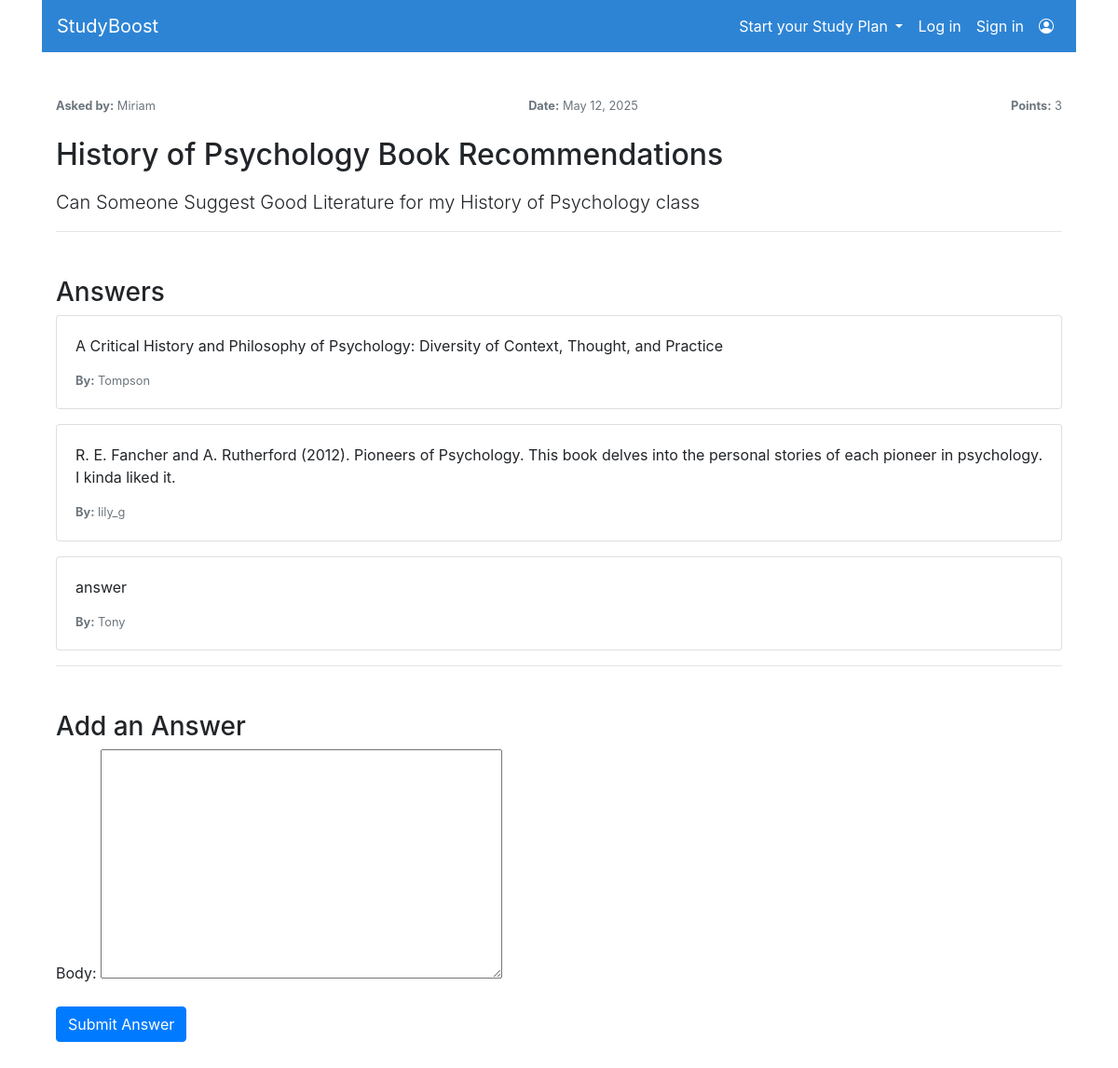
The page /users/question/3/ on the database its author committed.
### users/models.py (models this page shows, shortened)
class Question(models.Model):
    owner = models.ForeignKey(User, on_delete=models.CASCADE, related_name='questions')
    title = models.CharField(max_length=255)
    body = models.TextField()
    points = models.PositiveIntegerField(default=0)
    is_closed = models.BooleanField(default=False)
    created_at = models.DateTimeField(auto_now_add=True)

class Answer(models.Model):
    question = models.ForeignKey('Question', on_delete=models.CASCADE, related_name='answers')
    author = models.ForeignKey(UserProfile, on_delete=models.CASCADE, related_name='answers')
    body = models.TextField()
    is_awarded = models.BooleanField(default=False)
    points_awarded = models.PositiveIntegerField(default=0)
    created_at = models.DateTimeField(auto_now_add=True)

class UserProfile(models.Model):
    user = models.OneToOneField(User, on_delete=models.CASCADE)
    age = models.PositiveIntegerField(null=True, blank=True)
    study_field = models.CharField(max_length=100, blank=True)
    study_place = models.CharField(max_length=100, blank=True)
    study_year = models.PositiveIntegerField(null=True, blank=True)
    points = models.IntegerField(default=0)

### users/views.py (the view, shortened to what this page needs)
# urls.py: path('question/<int:question_id>/', views.question_detail, name='question_detail'),
def question_detail(request, question_id):
    question = get_object_or_404(Question, id=question_id)
    answers = Answer.objects.filter(question=question)
    is_owner = question.owner == request.user
    form = AnswerForm()
    return render(request, 'users/question_detail.html', {
        'question': question,
        'answers': answers,
        'form': form,
        'is_owner': is_owner
    })

### users/forms.py
class AnswerForm(forms.ModelForm):
    class Meta:
        model = Answer
        fields = ['body']

### users/templates/users/question_detail.html (shortened to what this page needs)
<!DOCTYPE html>
<html lang="en">
<head>
    <link rel="stylesheet" href="https://stackpath.bootstrapcdn.com/bootstrap/4.4.1/css/bootstrap.min.css"
>
    {% load static %}
    <link rel="stylesheet" href="{% static 'users/css/style.css' %}?v=1.0">
    <link
        rel="stylesheet"
        href="https://cdn.jsdelivr.net/npm/bootstrap-icons@1.10.5/font/bootstrap-icons.css"
    />
</head>
<body>
<div class="container">
    <header>
        <nav class="navbar navbar-expand-lg" style="background-color: #2D84D5;">
            <a class="navbar-brand text-white" href="{% url 'website:main_page' %}">StudyBoost</a>
            <div class="collapse navbar-collapse justify-content-between" id="navbarSupportedContent">
                <div class="navbar-nav d-flex">
                    <li class="nav-item dropdown">
                        <a class="nav-link dropdown-toggle text-white" href="#" id="navbarDropdown" role="button"
                           data-bs-toggle="dropdown" aria-expanded="false">
                            Start your Study Plan
                        </a>
                    </li>
                    {% if user.is_authenticated == 0 %}
                        <li class="nav-item active">
                            <a class="nav-link text-white" href="{% url 'users:login' %}">Log in<span class="sr-only">(current)</span></a>
                        </li>
                        <li class="nav-item">
                            <a class="nav-link text-white" href="http://127.0.0.1:8000/users/register/">Sign in</a>
                        </li>
                    {% endif %}
                    <li class="nav-item">
                        <a class="nav-link text-white" href="{% url 'users:profile' %}">
                            <i class="bi bi-person-circle"></i>
                        </a>
                    </li>
                </div>
            </div>
        </nav>
    </header>
    <main>
        <div class="container my-5">
            <div class="mb-4">
              <div class="d-flex justify-content-between text-muted small">
                <span><strong>Asked by:</strong> {{ question.owner.username }}</span>
                <span><strong>Date:</strong> {{ question.created_at|date:"F j, Y" }}</span>
                <span><strong>Points:</strong> {{ question.points }}</span>
              </div>
            </div>
            <h2 class="mb-3">{{ question.title }}</h2>
            <p class="lead">{{ question.body }}</p>
            <hr>
            <h3 class="mt-5">Answers</h3>
            {% for answer in answers %}
              <div class="card mb-3">
                <div class="card-body">
                  <p class="card-text">{{ answer.body }}</p>
                  <div class="d-flex justify-content-between text-muted small">
                    <span><strong>By:</strong> {{ answer.author.user.username }}</span>
                  </div>
                </div>
              </div>
            {% empty %}
              <p>No answers yet.</p>
            {% endfor %}
            <hr>
            {% if is_owner == 0 %}
            <h3 class="mt-5">Add an Answer</h3>
            <form method="POST">
              {{ form.as_p }}
              <button type="submit" class="btn btn-primary">Submit Answer</button>
            </form>
            {% endif %}
          </div>
    </main>
</div>
</body>
</html>

### rows shown on the page
Question: owner.username "Miriam", created_at "May 12, 2025", points "3", title "History of Psychology Book Recommendations", body "Can Someone Suggest Good Literature for my History of Psychology class"
Answer: body "A Critical History and Philosophy of Psychology: Diversity of Context, Thought, and Practice", author.user.username "Tompson"
Answer: body "R. E. Fancher and A. Rutherford (2012). Pioneers of Psychology. This book delves into the personal stories of each pioneer in psychology. I kinda liked it.", author.user.username "lily_g"
Answer: body "answer", author.user.username "Tony"
